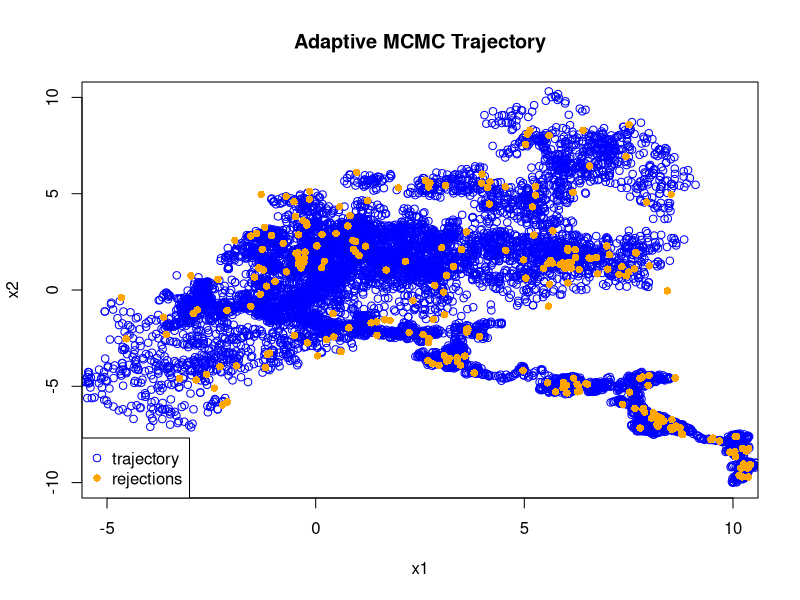

Source code (R):
library(coda)

# 1. Bivariate Normal Density Function
myDenParams <- c(1, 1, 5, 5, 0.8)
den <- function(argmts, params) {
  x <- as.numeric(argmts)
  p <- as.numeric(params)
  
  if (length(x) < 2 || length(p) < 5) return(0)
  
  x1 <- x[1]
  x2 <- x[2]
  u1 <- p[1]
  u2 <- p[2]
  sigma1 <- p[3]
  sigma2 <- p[4]
  ro <- p[5]
  
  if (!is.numeric(x1) || !is.numeric(u1) || !is.numeric(sigma1) || 
      !is.numeric(x2) || !is.numeric(u2) || !is.numeric(sigma2) || 
      !is.numeric(ro)) return(0)
  
  z <- (x1 - u1)^2/(sigma1)^2 - 2*ro*(x1 - u1)*(x2 - u2)/(sigma1*sigma2) + (x2 - u2)^2/(sigma2)^2
  f <- 1/(2*pi*sigma1*sigma2*sqrt(1 - ro^2)) * exp(-z/(2*(1 - ro^2)))
  return(f)
}

# 2. Single Step of Metropolis-Hastings
oneStep <- function(denFun, initSt, denParams, sigProp) {
  initSt <- as.numeric(initSt) 
  
  prob.c <- denFun(initSt, denParams)
  theta.1 <- rnorm(1, initSt[1], sigProp)
  theta.2 <- rnorm(1, initSt[2], sigProp)
  theta <- c(theta.1, theta.2)
  prob.theta <- denFun(theta, denParams)
  acceptance <- prob.theta / prob.c
  
  if (acceptance > 1 | acceptance > runif(1)) {
    return(list(
      state = theta,   
      jump = 1,     
      rej = NA        
    ))
  } else {
    return(list(
      state = initSt,  
      jump = 0,     
      rej = theta 
    ))
  }
}

# 3. Metropolis Sampler Function (KEEP AS IS, using denFun from previous fix)
runMetropolis <- function(denFun, initSt, denParams, sigProp, n_steps) {
  # Ensure initial state is a numeric vector
  init <- as.numeric(initSt) 
  trajectory <- data.frame(x1 = numeric(n_steps), x2 = numeric(n_steps)) 
  rejections <- data.frame(x1 = numeric(0), x2 = numeric(0))            
  
  trajectory[1, ] <- init
  
  for (i in 2:n_steps) { 
    re <- oneStep(denFun, init, denParams, sigProp)
    
    init <- re$state
    
    if (re$jump == 1) {
      trajectory[i, ] <- init
    } else {
      if (!any(is.na(re$rej))) {
        rejections <- rbind(rejections, as.data.frame(t(re$rej)))
      }
      trajectory[i, ] <- init
    }
  }
  
  return(list(
    trajectory = trajectory,
    rejections = rejections
  ))
}

# 4. Running the MCMC Chains (FIXED: Robust state extraction)
n_chains <- 3
sigProp <- 0.05
burnin_steps <- 1000
effective_steps <- 10000
initial_points <- list(
  c(10, -10),
  c(-5, 8),
  c(7, -3)
)

chains_list <- list()

for (chain_id in 1:n_chains) {
  cat(paste0("Running chain ", chain_id, " with initial point: (", 
             initial_points[[chain_id]][1], ", ", initial_points[[chain_id]][2], ")\n"))
  
  burnin_result <- runMetropolis(
    denFun = den,
    initSt = initial_points[[chain_id]],
    denParams = myDenParams,
    sigProp = sigProp,
    n_steps = burnin_steps
  )
  
  init_burned <- unlist(burnin_result$trajectory[nrow(burnin_result$trajectory), ]) 
  
  effective_result <- runMetropolis(
    denFun = den,
    initSt = init_burned,
    denParams = myDenParams,
    sigProp = sigProp,
    n_steps = effective_steps
  )
  trajectory <- effective_result$trajectory
  
  chains_list[[chain_id]] <- as.mcmc(trajectory)
}

# 5. Convergence and Results
gelman_chains <- mcmc.list(chains_list)
gelman_result <- gelman.diag(gelman_chains, multivariate = FALSE)

cat("\n==================== Convergence Test Results ====================\n")
cat(paste0("PSRF for x1: ", round(gelman_result$psrf["x1", "Point est."], 3), "\n"))
cat(paste0("PSRF for x2: ", round(gelman_result$psrf["x2", "Point est."], 3), "\n"))

if (gelman_result$psrf["x1", "Point est."] < 1.1 & gelman_result$psrf["x2", "Point est."] < 1.1) {
  cat("\nConclusion: CONVERGED (PSRF < 1.1)\n")
} else {
  cat("\nConclusion: NOT CONVERGED (PSRF > 1.1)\n")
}

all_samples <- do.call(rbind, gelman_chains)
sample_mean <- colMeans(all_samples)
cat(paste0("\nSample Mean (x1, x2): (", round(sample_mean[1], 3), ", ", round(sample_mean[2], 3), ")\n"))
cat(paste0("True Mean: (1, 1)\n"))





calculate_acceptance_rate <- function(trajectory, initial_steps) {
  if (nrow(trajectory) <= 1) {
    return(0)
  }
  
  # Calculate differences between consecutive rows
  diffs <- trajectory[2:nrow(trajectory), ] - trajectory[1:(nrow(trajectory) - 1), ]
  
  # A 'jump' (acceptance) occurs if the state changes.
  # Sum the rows where at least one coordinate has changed (i.e., not a zero row vector)
  accepted_moves <- sum(apply(diffs, 1, function(row) any(row != 0)))
  
  # The total number of proposals is the total steps minus the initial step.
  total_proposals <- nrow(trajectory) - 1
  
  return(accepted_moves / total_proposals)
}

# 2. Adaptive Metropolis Sampler
runMetropolisAdaptive <- function(denFun, initSt, denParams, sigProp, n_steps, adapt_freq = 100, target_rate = 0.234) {
  init <- as.numeric(initSt)
  trajectory <- data.frame(x1 = numeric(n_steps), x2 = numeric(n_steps)) 
  rejections <- data.frame(x1 = numeric(0), x2 = numeric(0))
  current_sigProp <- sigProp
  
  trajectory[1, ] <- init
  
  for (i in 2:n_steps) { 
    # Use the current sigma proposal
    re <- oneStep(denFun, init, denParams, current_sigProp)
    
    init <- re$state
    
    if (re$jump == 1) {
      trajectory[i, ] <- init
    } else {
      if (!any(is.na(re$rej))) {
        rejections <- rbind(rejections, as.data.frame(t(re$rej)))
      }
      trajectory[i, ] <- init
    }
    
    # Adaptation logic: Adjust sigProp periodically
    if (i %% adapt_freq == 0 && i < n_steps) {
      # Calculate acceptance rate over the steps completed so far
      current_rate <- calculate_acceptance_rate(trajectory[1:i, ], i)
      
      # Simple multiplicative adjustment rule
      # If rate is too low, decrease step size (decrease sigProp)
      if (current_rate < target_rate) {
        current_sigProp <- current_sigProp * 0.99
      } 
      # If rate is too high, increase step size (increase sigProp)
      else {
        current_sigProp <- current_sigProp * 1.01
      }
    }
  }
  
  return(list(
    trajectory = trajectory,
    rejections = rejections,
    final_sigProp = current_sigProp
  ))
}

# 3. Run the Adaptive Sampler
init_adaptive <- c(10, -10)
burnin_adaptive <- 1000
n_steps_adaptive <- 10000
# Starting sigProp (will be tuned)
sigProp_start <- 0.05 
# Adaptation will happen every 50 steps
adapt_frequency <- 50 

cat("\n\n--- Running Adaptive Metropolis Sampler ---\n")

adaptive_result <- runMetropolisAdaptive(
  denFun = den, # Assuming 'den' is defined as in the previous solution
  initSt = init_adaptive,
  denParams = myDenParams, # Assuming 'myDenParams' is defined
  sigProp = sigProp_start,
  n_steps = n_steps_adaptive,
  adapt_freq = adapt_frequency
)

trajectory_adaptive <- adaptive_result$trajectory
rejections_adaptive <- adaptive_result$rejections

cat(paste0("Final Proposal Sigma (sigProp): ", round(adaptive_result$final_sigProp, 4), "\n"))

# Final Acceptance Rate
final_acc_rate <- calculate_acceptance_rate(trajectory_adaptive, n_steps_adaptive)
cat(paste0("Final Acceptance Rate: ", round(final_acc_rate, 4), "\n"))


# 4. Plot Adaptive Trajectory and Rejections
plot(trajectory_adaptive, 
     col = "blue", 
     ylim = c(-10, 10), 
     xlim = c(-5, 10), 
     xlab = "x1", 
     ylab = "x2", 
     main = "Adaptive MCMC Trajectory") # Main title revised
points(rejections_adaptive, col = "orange", pch = 16)

legend("bottomleft", 
       legend = c("trajectory", "rejections"), 
       col = c("blue", "orange"), 
       pch = c(1, 16))
